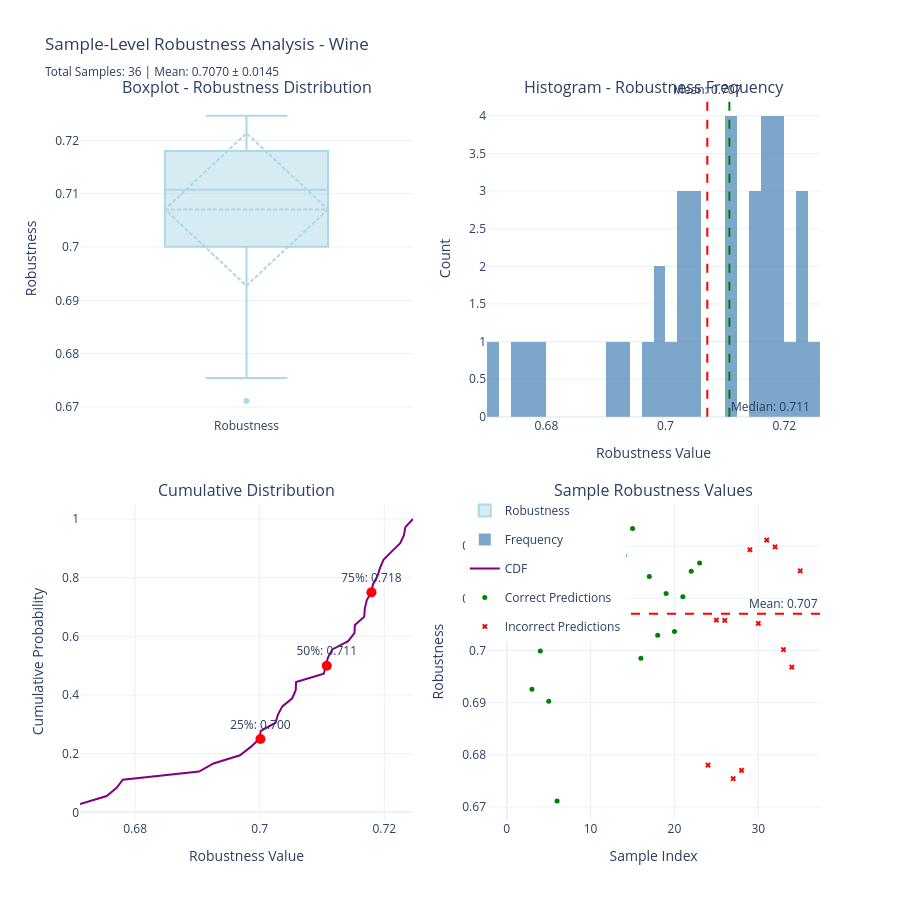
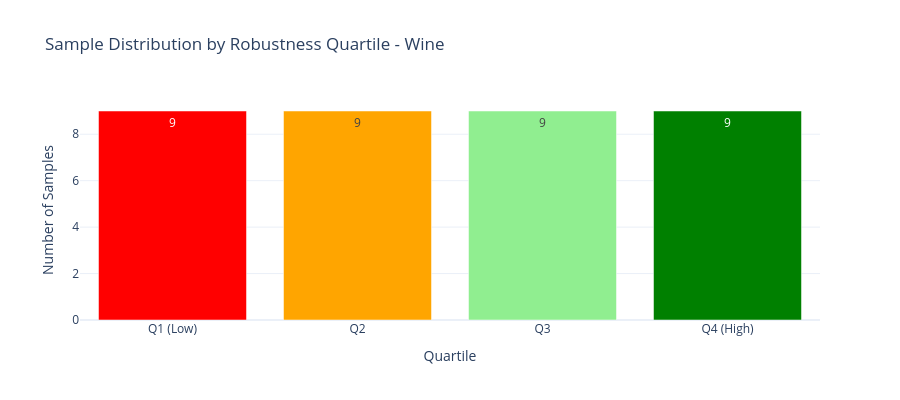

Here is the notebook cell these charts were saved with, in order:
### Code cell
# Statistical Visualizations for Sample Robustness
from etl.reasons_analysis import create_robustness_visualizations

if 'sample_robustness_df' in locals() and len(sample_robustness_df) > 0:
    # Create visualizations using ETL function
    fig_main, fig_quartiles = create_robustness_visualizations(
        sample_robustness_df=sample_robustness_df,
        dataset_name=dataset_name
    )

    if fig_main is not None:
        fig_main.show()

    if fig_quartiles is not None:
        fig_quartiles.show()
else:
    print("sample_robustness_df not available. Run previous cells first.")

### Figure 1 — Plotly figure (JSON) as saved in the notebook; plotly's stock layout.template omitted (floating-point values rounded to 4 significant figures)
{"data": [{"boxmean": "sd", "boxpoints": "outliers", "marker": {"color": "lightblue"}, "name": "Robustness", "y": [0.7025, 0.7116, 0.7106, 0.6926, 0.6999, 0.6903, 0.6711, 0.7172, 0.7231, 0.7246, 0.7189, 0.7225, 0.7178, 0.7169, 0.7182, 0.7234, 0.6985, 0.7142, 0.7029, 0.711, 0.7036, 0.7103, 0.678, 0.7058, 0.7058, 0.6754, 0.677, 0.7193, 0.7152, 0.7052, 0.7212, 0.7199, 0.7002, 0.6968, 0.7153, 0.7168], "type": "box", "xaxis": "x", "yaxis": "y"}, {"marker": {"color": "steelblue"}, "name": "Frequency", "nbinsx": 30, "opacity": 0.7, "x": [0.7025, 0.7116, 0.7106, 0.6926, 0.6999, 0.6903, 0.6711, 0.7172, 0.7231, 0.7246, 0.7189, 0.7225, 0.7178, 0.7169, 0.7182, 0.7234, 0.6985, 0.7142, 0.7029, 0.711, 0.7036, 0.7103, 0.678, 0.7058, 0.7058, 0.6754, 0.677, 0.7193, 0.7152, 0.7052, 0.7212, 0.7199, 0.7002, 0.6968, 0.7153, 0.7168], "type": "histogram", "xaxis": "x2", "yaxis": "y2"}, {"line": {"color": "purple", "width": 2}, "mode": "lines", "name": "CDF", "x": [0.6711, 0.6754, 0.677, 0.678, 0.6903, 0.6926, 0.6968, 0.6985, 0.6999, 0.7002, 0.7025, 0.7029, 0.7036, 0.7052, 0.7058, 0.7058, 0.7103, 0.7106, 0.711, 0.7116, 0.7142, 0.7152, 0.7153, 0.7168, 0.7169, 0.7172, 0.7178, 0.7182, 0.7189, 0.7193, 0.7199, 0.7212, 0.7225, 0.7231, 0.7234, 0.7246], "y": [0.02778, 0.05556, 0.08333, 0.1111, 0.1389, 0.1667, 0.1944, 0.2222, 0.25, 0.2778, 0.3056, 0.3333, 0.3611, 0.3889, 0.4167, 0.4444, 0.4722, 0.5, 0.5278, 0.5556, 0.5833, 0.6111, 0.6389, 0.6667, 0.6944, 0.7222, 0.75, 0.7778, 0.8056, 0.8333, 0.8611, 0.8889, 0.9167, 0.9444, 0.9722, 1.0], "type": "scatter", "xaxis": "x3", "yaxis": "y3"}, {"marker": {"color": "red", "size": 10}, "mode": "markers+text", "showlegend": false, "text": ["25%: 0.700"], "textposition": "top center", "x": [0.7001], "y": [0.25], "type": "scatter", "xaxis": "x3", "yaxis": "y3"}, {"marker": {"color": "red", "size": 10}, "mode": "markers+text", "showlegend": false, "text": ["50%: 0.711"], "textposition": "top center", "x": [0.7108], "y": [0.5], "type": "scatter", "xaxis": "x3", "yaxis": "y3"}, {"marker": {"color": "red", "size": 10}, "mode": "markers+text", "showlegend": false, "text": ["75%: 0.718"], "textposition": "top center", "x": [0.7179], "y": [0.75], "type": "scatter", "xaxis": "x3", "yaxis": "y3"}, {"hovertemplate": "%{text}<br>Robustness: %{y:.4f}<extra></extra>", "legendgroup": "correct", "marker": {"color": "green", "size": 5, "symbol": "circle"}, "mode": "markers", "name": "Correct Predictions", "text": ["Sample Wine_1_4<br>Predicted: 1<br>Actual: 1", "Sample Wine_1_5<br>Predicted: 1<br>Actual: 1", "Sample Wine_1_6<br>Predicted: 1<br>Actual: 1", "Sample Wine_1_7<br>Predicted: 1<br>Actual: 1", "Sample Wine_1_8<br>Predicted: 1<br>Actual: 1", "Sample Wine_1_9<br>Predicted: 1<br>Actual: 1", "Sample Wine_1_0<br>Predicted: 1<br>Actual: 1", "Sample Wine_1_13<br>Predicted: 1<br>Actual: 1", "Sample Wine_1_10<br>Predicted: 1<br>Actual: 1", "Sample Wine_1_11<br>Predicted: 1<br>Actual: 1", "Sample Wine_1_12<br>Predicted: 1<br>Actual: 1", "Sample Wine_1_17<br>Predicted: 1<br>Actual: 1", "Sample Wine_1_14<br>Predicted: 1<br>Actual: 1", "Sample Wine_1_15<br>Predicted: 1<br>Actual: 1", "Sample Wine_1_16<br>Predicted: 1<br>Actual: 1", "Sample Wine_1_18<br>Predicted: 1<br>Actual: 1", "Sample Wine_1_19<br>Predicted: 1<br>Actual: 1", "Sample Wine_1_1<br>Predicted: 1<br>Actual: 1", "Sample Wine_1_23<br>Predicted: 1<br>Actual: 1", "Sample Wine_1_20<br>Predicted: 1<br>Actual: 1", "Sample Wine_1_21<br>Predicted: 1<br>Actual: 1", "Sample Wine_1_22<br>Predicted: 1<br>Actual: 1", "Sample Wine_1_2<br>Predicted: 1<br>Actual: 1", "Sample Wine_1_3<br>Predicted: 1<br>Actual: 1"], "x": [0, 1, 2, 3, 4, 5, 6, 7, 8, 9, 10, 11, 12, 13, 14, 15, 16, 17, 18, 19, 20, 21, 22, 23], "y": [0.7025, 0.7116, 0.7106, 0.6926, 0.6999, 0.6903, 0.6711, 0.7172, 0.7231, 0.7246, 0.7189, 0.7225, 0.7178, 0.7169, 0.7182, 0.7234, 0.6985, 0.7142, 0.7029, 0.711, 0.7036, 0.7103, 0.7152, 0.7168], "type": "scatter", "xaxis": "x4", "yaxis": "y4"}, {"hovertemplate": "%{text}<br>Robustness: %{y:.4f}<extra></extra>", "legendgroup": "incorrect", "marker": {"color": "red", "size": 5, "symbol": "x"}, "mode": "markers", "name": "Incorrect Predictions", "text": ["Sample Wine_1_27<br>Predicted: 1<br>Actual: 2", "Sample Wine_1_24<br>Predicted: 1<br>Actual: 2", "Sample Wine_1_25<br>Predicted: 1<br>Actual: 2", "Sample Wine_1_26<br>Predicted: 1<br>Actual: 2", "Sample Wine_1_28<br>Predicted: 1<br>Actual: 2", "Sample Wine_1_29<br>Predicted: 1<br>Actual: 2", "Sample Wine_1_33<br>Predicted: 1<br>Actual: 2", "Sample Wine_1_30<br>Predicted: 1<br>Actual: 2", "Sample Wine_1_31<br>Predicted: 1<br>Actual: 2", "Sample Wine_1_32<br>Predicted: 1<br>Actual: 2", "Sample Wine_1_34<br>Predicted: 1<br>Actual: 2", "Sample Wine_1_35<br>Predicted: 1<br>Actual: 2"], "x": [24, 25, 26, 27, 28, 29, 30, 31, 32, 33, 34, 35], "y": [0.678, 0.7058, 0.7058, 0.6754, 0.677, 0.7193, 0.7052, 0.7212, 0.7199, 0.7002, 0.6968, 0.7153], "type": "scatter", "xaxis": "x4", "yaxis": "y4"}], "layout": {"xaxis": {"anchor": "y", "domain": [0.0, 0.45]}, "yaxis": {"anchor": "x", "domain": [0.56, 1.0], "title": {"text": "Robustness"}}, "xaxis2": {"anchor": "y2", "domain": [0.55, 1.0], "title": {"text": "Robustness Value"}}, "yaxis2": {"anchor": "x2", "domain": [0.56, 1.0], "title": {"text": "Count"}}, "xaxis3": {"anchor": "y3", "domain": [0.0, 0.45], "title": {"text": "Robustness Value"}}, "yaxis3": {"anchor": "x3", "domain": [0.0, 0.44], "title": {"text": "Cumulative Probability"}}, "xaxis4": {"anchor": "y4", "domain": [0.55, 1.0], "title": {"text": "Sample Index"}}, "yaxis4": {"anchor": "x4", "domain": [0.0, 0.44], "title": {"text": "Robustness"}}, "annotations": [{"font": {"size": 16}, "showarrow": false, "text": "Boxplot - Robustness Distribution", "x": 0.225, "xanchor": "center", "xref": "paper", "y": 1.0, "yanchor": "bottom", "yref": "paper"}, {"font": {"size": 16}, "showarrow": false, "text": "Histogram - Robustness Frequency", "x": 0.775, "xanchor": "center", "xref": "paper", "y": 1.0, "yanchor": "bottom", "yref": "paper"}, {"font": {"size": 16}, "showarrow": false, "text": "Cumulative Distribution", "x": 0.225, "xanchor": "center", "xref": "paper", "y": 0.44, "yanchor": "bottom", "yref": "paper"}, {"font": {"size": 16}, "showarrow": false, "text": "Sample Robustness Values", "x": 0.775, "xanchor": "center", "xref": "paper", "y": 0.44, "yanchor": "bottom", "yref": "paper"}, {"showarrow": false, "text": "Mean: 0.707", "x": 0.707, "xanchor": "center", "xref": "x2", "y": 1, "yanchor": "bottom", "yref": "y2 domain"}, {"showarrow": false, "text": "Median: 0.711", "x": 0.7108, "xanchor": "left", "xref": "x2", "y": 0, "yanchor": "bottom", "yref": "y2 domain"}, {"showarrow": false, "text": "Mean: 0.707", "x": 1, "xanchor": "right", "xref": "x4 domain", "y": 0.707, "yanchor": "bottom", "yref": "y4"}], "shapes": [{"line": {"color": "red", "dash": "dash"}, "type": "line", "x0": 0.707, "x1": 0.707, "xref": "x2", "y0": 0, "y1": 1, "yref": "y2 domain"}, {"line": {"color": "green", "dash": "dash"}, "type": "line", "x0": 0.7108, "x1": 0.7108, "xref": "x2", "y0": 0, "y1": 1, "yref": "y2 domain"}, {"line": {"color": "red", "dash": "dash"}, "type": "line", "x0": 0, "x1": 1, "xref": "x4 domain", "y0": 0.707, "y1": 0.707, "yref": "y4"}], "title": {"text": "Sample-Level Robustness Analysis - Wine<br><sub>Total Samples: 36 | Mean: 0.7070 ± 0.0145</sub>"}, "legend": {"yanchor": "top", "y": 0.45, "xanchor": "left", "x": 0.52}, "height": 900, "showlegend": true}}

### Figure 2 — Plotly figure (JSON) as saved in the notebook; plotly's stock layout.template omitted (floating-point values rounded to 4 significant figures)
{"data": [{"marker": {"color": ["red", "orange", "lightgreen", "green"]}, "text": [9.0, 9.0, 9.0, 9.0], "textposition": "auto", "x": ["Q1 (Low)", "Q2", "Q3", "Q4 (High)"], "y": [9, 9, 9, 9], "type": "bar"}], "layout": {"title": {"text": "Sample Distribution by Robustness Quartile - Wine"}, "xaxis": {"title": {"text": "Quartile"}}, "yaxis": {"title": {"text": "Number of Samples"}}, "height": 400}}
